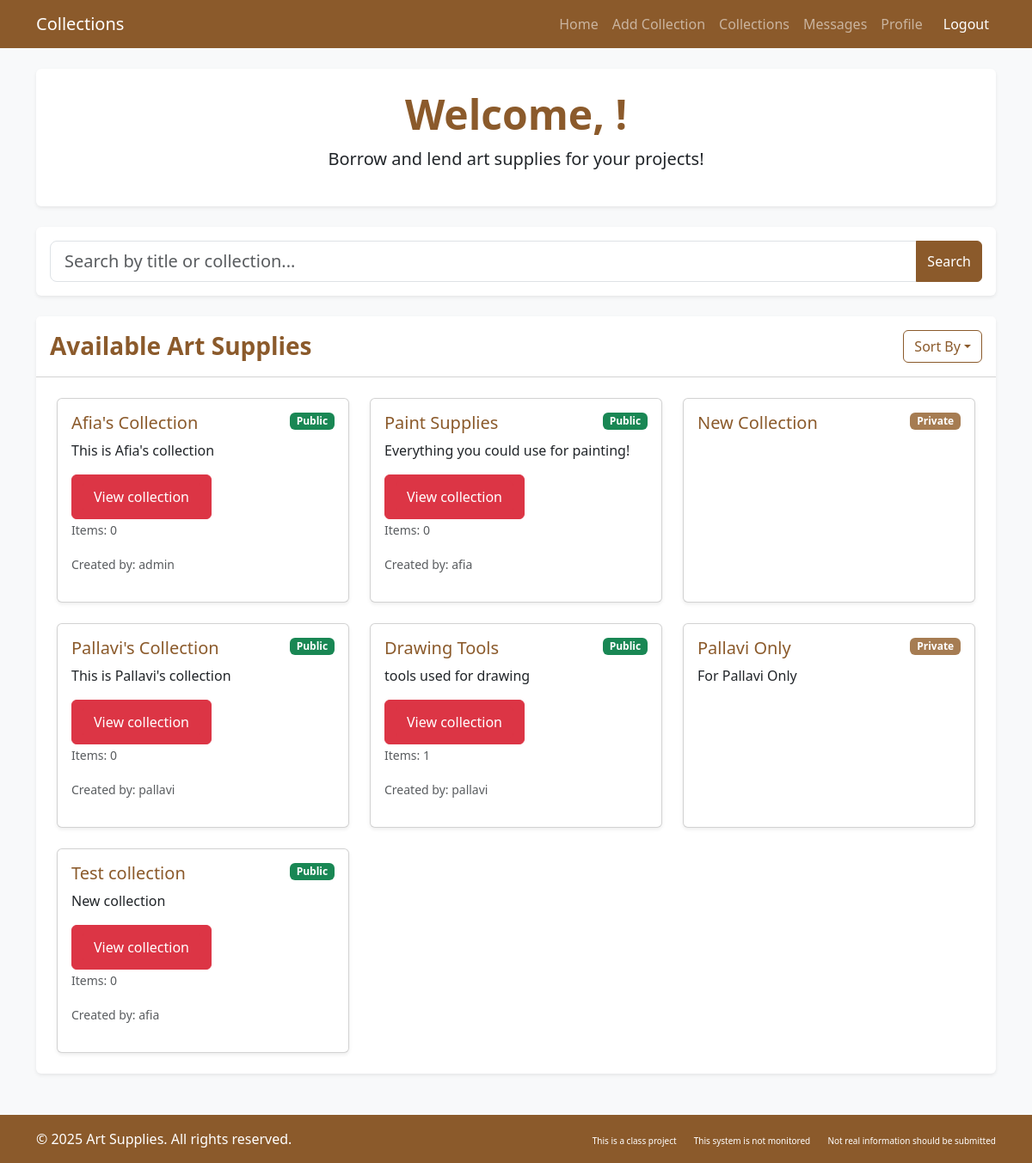
The page /artlibrary/collections/ on the database its author committed.
### artlibrary/models.py (models this page shows, shortened)
class Collection(models.Model):
    title = models.CharField(max_length=255)
    description = models.TextField(blank=True, null=True)
    num_items = models.PositiveIntegerField(default=0)
    is_public = models.BooleanField(default=True)
    users = models.ManyToManyField(CustomUser, blank=True, related_name='collections')
    added_by = models.ForeignKey(CustomUser, on_delete=models.CASCADE, related_name='created_collections', default=2)
    art_supplies = models.ManyToManyField('ArtSupply', blank=True, related_name='collections_in')
    def update_num_items(self):
        self.num_items = self.art_supplies.count()
        self.save()

class CustomUser(AbstractUser):
    profile_pic = models.ImageField(
        storage=S3Boto3Storage(),
        upload_to='profile_pics/',
        null=True,
        blank=True
    )
    date_joined = models.DateTimeField(auto_now_add=True)
    roles = (('patron', 'Patron'), ('librarian', 'Librarian'), ('anonymous', 'Anonymous'))
    user_role = models.CharField(max_length=12, choices=roles, default='patron')
    email = models.EmailField(blank=True, max_length=254, verbose_name='email address')

### artlibrary/views.py (the view)
# urls.py: path('collections/', views.collections, name='collections'),
def collections(request):
    user_role = getattr(request.user, 'user_role', None)
    if user_role == "anonymous_user":
        viewable_collections = Collection.objects.filter(is_public=True)
    else:
        viewable_collections = Collection.objects.all()
    for collection in Collection.objects.all():
        collection.update_num_items()
    query = request.GET.get('query', '')
    print(query)
    if query:
        viewable_collections = viewable_collections.filter(title__icontains=query)
    context = {
        'viewable_collections': viewable_collections,
        'query': query,
    }
    return render(request, 'artlibrary/collections.html', context)

### artlibrary/templates/artlibrary/collections.html (shortened to what this page needs)
{% load django_bootstrap5 %}
<!DOCTYPE html>
<html lang="en">
<head>
    {% bootstrap_css %}
</head>
<body class="bg-light">
    <nav class="navbar navbar-expand-lg navbar-dark bg-brown">
        <div class="container">
            <a class="navbar-brand" href="#">Collections</a>
            <div class="collapse navbar-collapse" id="navbarNav">
                <ul class="navbar-nav ms-auto">
                    <li class="nav-item"><a class="nav-link" href="{% url 'dashboard' %}">Home</a></li>
                    {% if request.user.user_role != "anonymous_user" %}
                    <li class="nav-item"><a class="nav-link" href="{% url 'add_collection' %}">Add Collection</a></li>
                    {% endif %}
                    <li class="nav-item"><a class="nav-link" href="{% url 'collections' %}">Collections</a></li>
                    <li class="nav-item"><a class="nav-link" href="#">Messages</a></li>
                    {% if request.user.user_role != "anonymous_user" %}
                    <li class="nav-item"><a class="nav-link" href="{% url 'profile' %}">Profile</a></li>
                    {% endif %}
                    <li class="nav-item">
                        <a class="nav-link btn btn-danger btn-sm text-white ms-2" href="{% url 'logout' %}">Logout</a>
                    </li>
                </ul>
            </div>
        </div>
    </nav>
    <div class="container main-content py-4">
        <div class="card border-0 shadow-sm mb-4">
            <div class="card-body text-center py-4">
                <h1 class="display-5 fw-bold text-brown">Welcome, {{ request.user.get_full_name|default:request.user.username }}!</h1>
                <p class="lead">Borrow and lend art supplies for your projects!</p>
            </div>
        </div>
<div class="card border-0 shadow-sm mb-4">
    <div class="card-body p-3">
        <form method="get" action="">
            <div class="input-group">
                <input type="text" name="query" class="form-control form-control-lg" placeholder="Search by title or collection..." value="{{ query }}">
                <button type="submit" class="btn btn-brown">Search</button>
            </div>
        </form>
    </div>
</div>
<div class="card border-0 shadow-sm mb-4">
    <div class="card-header bg-white d-flex justify-content-between align-items-center py-3">
        <h3 class="card-title text-brown fw-bold mb-0">
            {% if query %}
            Search Results for "{{ query }}"
            {% else %}
            Available Art Supplies
            {% endif %}
        </h3>
        <div class="dropdown">
            <button class="btn btn-outline-brown dropdown-toggle" type="button" data-bs-toggle="dropdown">Sort By</button>
        </div>
    </div>
    <div class="card-body p-4">
        <div class="row g-4">
            {% for collection in viewable_collections %}
            <div class="col-md-4 col-sm-6">
                <div class="card h-100 shadow-sm">
                    <div class="card-body">
                        <div class="d-flex justify-content-between align-items-start">
                            <h5 class="card-title text-brown">{{ collection.title }}</h5>
                            <div class="d-flex flex-column justify-content-between align-items-center">
                            {% if collection.is_public %}
                            <span class="badge bg-success">Public</span>
                            {% else %}
                            <span class="badge bg-secondary">Private</span>
                            {% endif %}
                            </div>
                        </div>
                        <p class="card-text">{{ collection.description}}</p>
                        {% if collection.is_public or request.user.user_role == "librarian" or request.user in collection.users.all %}
                        <button type="submit" class="btn btn-danger"><a href="{% url 'collection_details' collection.id %}" class="btn btn-danger">View collection</a></button>
                        <p class="card-text"><small class="text-muted">Items: {{ collection.num_items }}</small></p>
                        <p class="card-text"><small class="text-muted">Created by: {{ collection.added_by }}</small></p>
                        {% endif %}
                    </div>
                </div>
            </div>
            {% empty %}
            <div class="col-12">
                <div class="alert alert-info">No Collections Available</div>
            </div>
            {% endfor %}
        </div>
    </div>
</div>
</div>
</body>
<footer class="py-3 bg-dark text-white mt-auto bg-brown">
    <div class="container">
        <div class="row">
            <div class="col-md-6">
                <p class="mb-0">&copy; 2025 Art Supplies. All rights reserved.</p>
            </div>
            <div class="col-md-6 text-md-end">
                <a href="#" class="text-white text-decoration-none me-3" style="font-size: 10px;">This is a class project</a>
                <a href="#" class="text-white text-decoration-none me-3" style="font-size: 10px;">This system is not monitored</a>
                <a href="#" class="text-white text-decoration-none" style="font-size: 10px;">Not real information should be submitted</a>
            </div>
        </div>
    </div>
</footer>
</body>
</html>

### artlibrary/templates/artlibrary/collections.html (style rules this page uses)
:root { --bs-primary: #8B5A2B; --bs-primary-rgb: 139, 90, 43; --bs-secondary: #A67C52; --bs-secondary-rgb: 166, 124, 82; --bs-dark: #5D4037; }
body { min-height: 100vh; display: flex; flex-direction: column; }
.main-content { flex: 1; }
.bg-brown { background-color: #8B5A2B !important; }
.text-brown { color: #8B5A2B !important; }
.btn-brown { background-color: #8B5A2B; border-color: #8B5A2B; color: white; }
.btn-outline-brown { border-color: #8B5A2B; color: #8B5A2B; }

### rows shown on the page
Collection: title "Afia's Collection", is_public "Public", description "This is Afia's collection", num_items "0", added_by "admin"
Collection: title "Paint Supplies", is_public "Public", description "Everything you could use for painting!", num_items "0", added_by "afia"
Collection: title "New Collection", is_public "Private"
Collection: title "Pallavi's Collection", is_public "Public", description "This is Pallavi's collection", num_items "0", added_by "pallavi"
Collection: title "Drawing Tools", is_public "Public", description "tools used for drawing", num_items "1", added_by "pallavi"
Collection: title "Pallavi Only", is_public "Private", description "For Pallavi Only"
Collection: title "Test collection", is_public "Public", description "New collection", num_items "0", added_by "afia"
